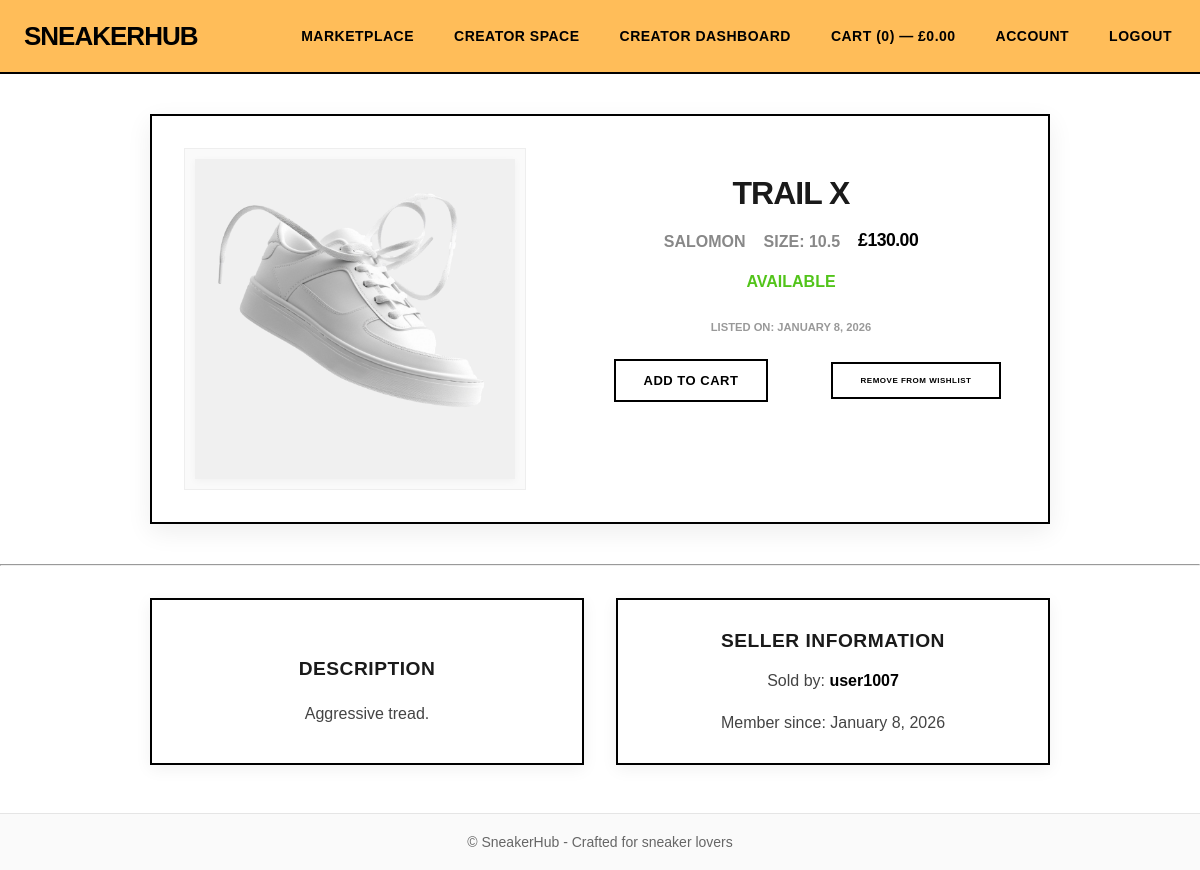
The page /sneaker/30/ (signed in) on the database its author committed.
### marketplace/models.py (models this page shows, shortened)
class Sneaker(models.Model):
    name = models.CharField(max_length=255)
    brand = models.CharField(max_length=255)
    size = models.DecimalField(max_digits=4, decimal_places=1)
    price = models.DecimalField(max_digits=10, decimal_places=2)
    description = models.TextField(blank=True, null=True)
    image = models.ImageField(upload_to='media/', blank=True, null=True)
    owner = models.ForeignKey(
        settings.AUTH_USER_MODEL,
        on_delete=models.CASCADE,
        related_name='sneakers'
    )
    created_at = models.DateTimeField(auto_now_add=True)
    updated_at = models.DateTimeField(auto_now=True)
    is_sold = models.BooleanField(default=False)

### marketplace/views.py (the view)
# urls.py: path('sneaker/<int:sneaker_id>/', sneakerDetailView, name='sneaker_detail'),
def sneakerDetailView(request, sneaker_id):
    user = request.user
    if not user.is_authenticated:
        return redirect('errorhandler:not_authenticated')
    sneaker = Sneaker.objects.get(id=sneaker_id)
    in_wishlist = WishlistItem.objects.filter(user=user, sneaker=sneaker).exists()
    context = {
        'sneaker': sneaker,
        'in_wishlist': in_wishlist,
    }
    return render(request, 'sneaker_detail.html', context)

### cart/context_processors.py (called while the page is built, shortened)
def cart_totals(request):
    cart = request.session.get('cart', {})
    count = 0
    total = 0.0
    return {'cart': {'count': count, 'total': total}}

### creatorspace/context_processors.py (called while the page is built)
def isBrandOwner(request):
    user = request.user
    isBrand = False
    if user.is_authenticated:
        brandCheck = Brand.objects.filter(owner=user).exists()
        if brandCheck:
            isBrand = True
    return {
        'isBrand': isBrand
    }

### templates/sneaker_detail.html (shortened to what this page needs)
{% extends "base.html" %}
{% load static %}
{% block content %}
<section class="sneaker-detail-page">
    <div class="sneaker-detail-card" style="margin-top: 40px;">
        <div class="sneaker-detail-image-wrap">
            <img src="{{ sneaker.image.url }}" alt="{{ sneaker.name }}" class="sneaker-detail-image">
        </div>
        <div class="sneaker-detail-info">
            <h1 class="sneaker-detail-title">{{ sneaker.name }}</h1>
            <div class="sneaker-detail-meta">
                <span class="brand">{{ sneaker.brand }}</span>
                <span class="size">Size: {{ sneaker.size|floatformat }}</span>
                <span class="price">£{{ sneaker.price }}</span>
            </div>
            <div class="sneaker-detail-status">
                {% if sneaker.is_sold %}
                    <span class="sold">Sold</span>
                {% else %}
                    <span class="available">Available</span>
                {% endif %}
            </div>
            <div class="sneaker-detail-listed-date">
                <span>Listed on: {{ sneaker.created_at|date:"F j, Y" }}</span>
            </div>
            <div class="sneaker-detail-actions">
                <div class="sneaker-detail-actions-row">
                    <div class="sneaker-detail-actions-grid">
                        {% if not sneaker.is_sold and sneaker.owner != user %}
                            <div class="sneaker-detail-action-item">
                                <form method="post" action="{% url 'cart:add' sneaker.id %}" class="sneaker-detail-action">
                                    <button class="btn-secondary cart-btn">Add to Cart</button>
                                </form>
                            </div>
                            {% if not in_wishlist %}
                                <div class="sneaker-detail-action-item">
                                    <form method="post" action="{% url 'wishlist_add' sneaker.id %}" class="sneaker-detail-action">
                                        {% csrf_token %}
                                        <input type="hidden" name="next" value="{% url 'sneaker_detail' sneaker.id %}">
                                        <button class="btn-secondary">Add to Wishlist</button>
                                    </form>
                                </div>
                            {% else %}
                                <div class="sneaker-detail-action-item">
                                    <form method="post" action="{% url 'wishlist_remove' sneaker.id %}" class="sneaker-detail-action">
                                        <button class="btn-secondary wishlist-btn">Remove from Wishlist</button>
                                    </form>
                                </div>
                            {% endif %}
                        {% endif %}
                    </div>
                </div>
        </div>
    </div>
</section>
<section class="sneaker-detail-tertiary-container">
    <hr>
    <div class="sneaker-detail-tertiary-grid">
        <div class="sneaker-detail-tertiary-card">
            <div class="sneaker-description">
                <h2>Description</h2>
                <p>{{ sneaker.description }}</p>
            </div>
        </div>
        <div class="sneaker-detail-tertiary-card">
            <div class="sneaker-seller-info">
                <h2>Seller Information</h2>
                <p>Sold by: <a href="{% url 'publicprofile:public_profile' sneaker.owner.id %}">{{ sneaker.owner.username }}</a></p>
                <p>Member since: {{ sneaker.owner.date_joined|date:"F j, Y" }}</p>
            </div>
        </div>
    </div>
</section>
{% endblock %}

### static/css/styles.css (style rules this page uses)
body { margin: 0; font-family: Arial, sans-serif; background: white; color: #1a1a1a; }
.btn-secondary { display: inline-block; background: #fff; color: #000; padding: 12px 28px; border-radius: 0; text-decoration: none; font-weight: 900; border: 2px solid #000; cursor: pointer; margin-bottom: 20px; text-transform: uppercase; letter-spacing: 0.5px; font-size: 13px; transition: all 0.3s ease; }
.price { font-weight: 900; font-size: 16px; letter-spacing: -0.5px; }
.sneaker-detail-actions-row { width: 100%; }
.sneaker-detail-actions-grid { display: grid; grid-template-columns: repeat(auto-fit, minmax(180px, 1fr)); }
.sneaker-detail-action-item { display: flex; align-items: center; justify-content: center; width: 250px; margin: 0 auto; }
.sneaker-description { margin-top: 24px; line-height: 1.6; text-align: center; }
.sneaker-detail-page { width: 100%; max-width: 900px; margin: 0 auto 40px auto; padding: 0 16px; }
.sneaker-detail-card { display: flex; flex-direction: row; gap: 40px; background: #fff; border: 2px solid #000; border-radius: 0; box-shadow: 0 8px 24px rgba(0,0,0,0.07); padding: 32px 32px 32px 32px; align-items: flex-start; }
.sneaker-detail-image-wrap { flex: 1 1 340px; max-width: 340px; display: flex; align-items: center; justify-content: center; background: #fafafa; border-radius: 0; border: 1px solid #eee; min-height: 340px; }
.sneaker-detail-image { width: 100%; max-width: 320px; height: auto; max-height: 340px; object-fit: contain; border-radius: 0; background: #f0f0f0; box-shadow: 0 2px 8px rgba(0,0,0,0.04); }
.sneaker-detail-info { flex: 2 1 320px; display: flex; flex-direction: column; gap: 18px; justify-content: flex-start; }
.sneaker-detail-title { font-size: 2rem; font-weight: 900; margin-bottom: 0; text-transform: uppercase; letter-spacing: -1px; text-align: center; }
.sneaker-detail-meta { display: flex; gap: 18px; align-items: center; font-size: 1rem; font-weight: 700; text-transform: uppercase; color: #444; justify-content: center; }
.sneaker-detail-meta .brand { color: #888; font-weight: 600; }
.sneaker-detail-meta .price { color: #000; font-weight: 900; letter-spacing: -0.5px; font-size: 1.1rem; margin-bottom: 4px; }
.sneaker-detail-meta .size { color: #888; }
.sneaker-detail-status { font-size: 1rem; font-weight: 600; color: #000; text-align: center; text-transform: uppercase; }
.available { color: #52c41a; }
.sneaker-detail-actions { display: flex; gap: 16px; flex-wrap: wrap; justify-content: center; margin-top: 8px; }
.sneaker-detail-action { margin: 0 0 8px 0; }
.sneaker-detail-listed-date { color: #999; text-align: center; margin-top: 12px; font-size: 0.7rem; text-transform: uppercase; font-weight: 600; }
.wishlist-btn { font-size: 0.5rem; }
.sneaker-detail-tertiary-grid { display: grid; grid-template-columns: 1fr 1fr; gap: 32px; margin: 32px auto 0 auto; max-width: 900px; padding: 0 16px; }
.sneaker-detail-tertiary-card { background: #fff; border: 2px solid #000; border-radius: 0; box-shadow: 0 4px 16px rgba(0,0,0,0.06); padding: 14px 12px 12px 12px; display: flex; flex-direction: column; justify-content: flex-start; min-width: 0; }
.sneaker-detail-tertiary-card h2 { font-size: 1.2rem; font-weight: 900; text-transform: uppercase; letter-spacing: 0.5px; text-align: center; }
.sneaker-detail-tertiary-card p { color: #444; font-size: 1rem; line-height: 1.6; text-align: center; }
.sneaker-detail-tertiary-card a { text-decoration: none; color: #000; font-weight: 700; }

### rows shown on the page
Sneaker: image (picture), name "TRAIL X", brand "SALOMON", size "10.5", price "130.00", created_at "JANUARY 8, 2026", description "Aggressive tread.", owner.username "user1007", owner.date_joined "January 8, 2026"

### other values the page prints
{{ cart.count|default:0 }} "0"
{{ cart.total|default:0|floatformat:2 }} "0.00"
